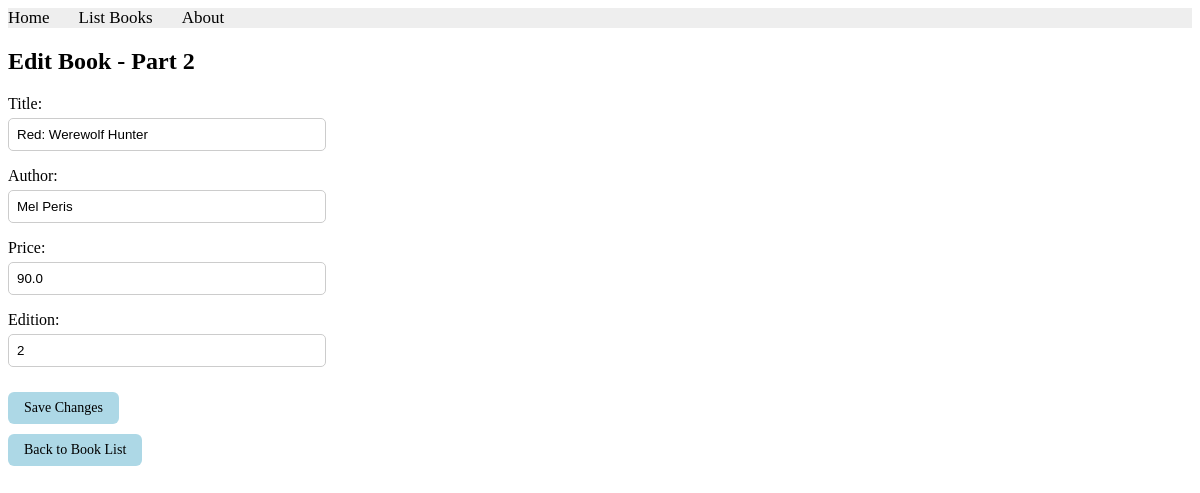
/books/lab10_part2/editbook/3, run on the app's committed database.
### apps/bookmodule/models.py (models this page shows)
class Book(models.Model):
    title = models.CharField(max_length = 50)
    author = models.CharField(max_length = 50)
    price = models.FloatField(default = 0.0)
    edition = models.SmallIntegerField(default = 1)

### apps/bookmodule/views.py (the view)
# urls.py: path('lab10_part2/editbook/<int:id>', views.lab10_part2_editbook, name='lab10_part2_editbook'),
def lab10_part2_editbook(request, id):
    book = get_object_or_404(Book, id=id)
    if request.method == 'POST':
        form = BookForm(request.POST, instance=book)
        if form.is_valid():
            form.save()
            return redirect('lab10_part2_listbooks')
    else:
        form = BookForm(instance=book)
    return render(request, 'bookmodule/lab10_part2_editbook.html', {'form': form, 'book': book})

### apps/bookmodule/forms.py
class BookForm(forms.ModelForm):
    class Meta:
        model = Book
        fields = ['title', 'author', 'price', 'edition']

### apps/templates/bookmodule/lab10_part2_editbook.html (shortened to what this page needs)
{% extends "layouts/base.html" %}
{% block content %}
<h2>Edit Book - Part 2</h2>
<form method="POST" class="book-form">
    {{ form.as_p }}
    <button type="submit" class="book-button">
        Save Changes
    </button>
</form>
<a href="{% url 'lab10_part2_listbooks' %}" class="book-button">
    Back to Book List
</a>
{% endblock content %}

### apps/templates/bookmodule/lab10_part2_editbook.html (style rules this page uses)
.book-button { display: inline-block; background-color: #ADD8E6; color: #000000; padding: 8px 16px; border: none; border-radius: 6px; text-decoration: none; font-size: 14px; font-family: inherit; cursor: pointer; margin-top: 10px; margin-right: 8px; }
.book-form p { margin-bottom: 15px; }
.book-form input { display: block; padding: 8px; width: 300px; max-width: 100%; border: 1px solid #cccccc; border-radius: 5px; margin-top: 5px; }

### data on the page
Book: title "Red: Werewolf Hunter", author "Mel Peris", price "90.0", edition "2"
